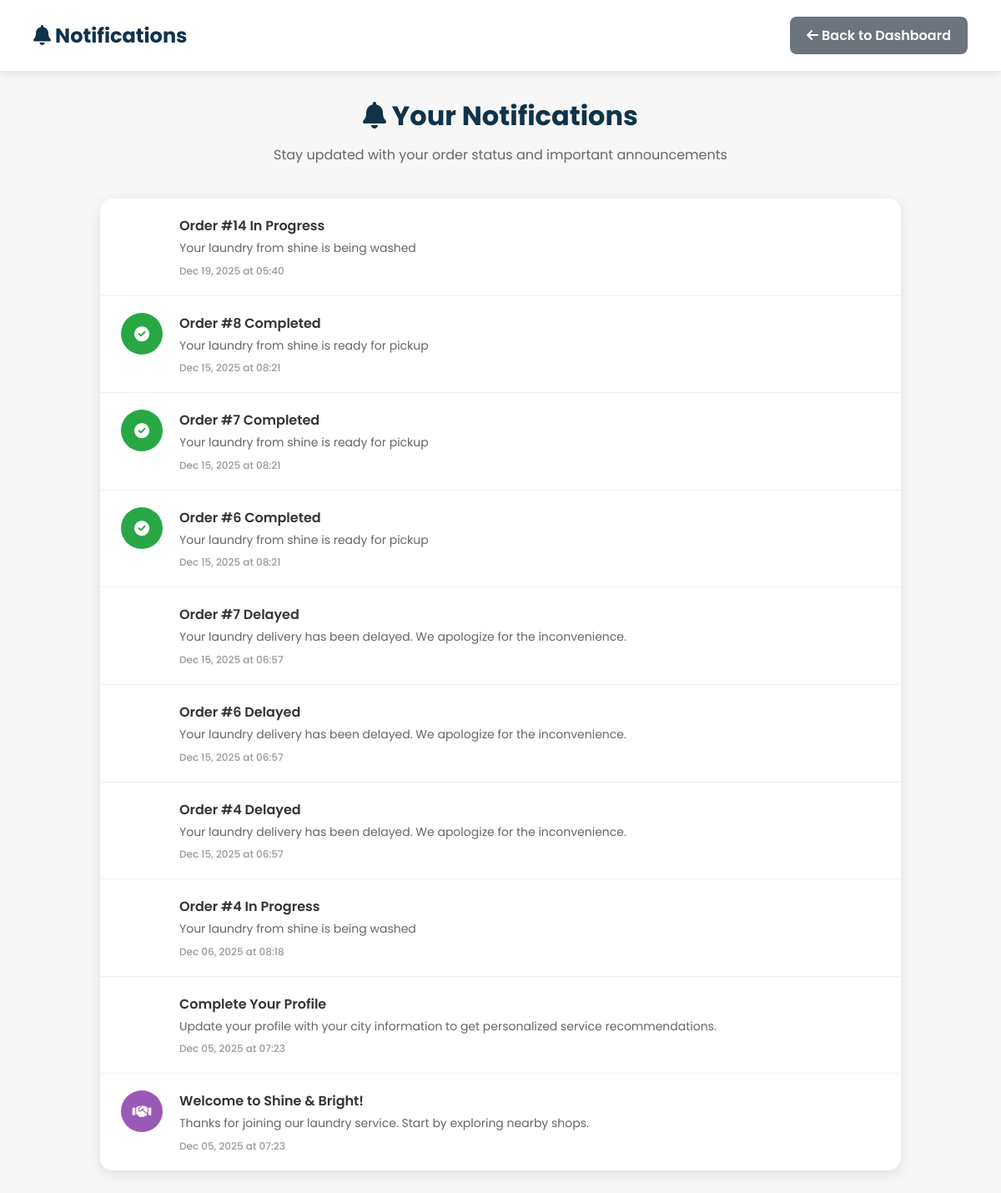
The app's page /notifications/ (signed in) with its own data.
### shop/models.py (models this page shows, shortened)
class Notification(models.Model):
    user = models.ForeignKey(User, on_delete=models.CASCADE)
    title = models.CharField(max_length=200)
    message = models.TextField()
    notification_type = models.CharField(max_length=50)
    icon = models.CharField(max_length=50, default='fas fa-bell')
    color = models.CharField(max_length=20, default='#3498db')
    is_read = models.BooleanField(default=False)
    created_at = models.DateTimeField(default=timezone.now)

### shop/views.py (the view)
# urls.py: path("notifications/", views.notifications_view, name="notifications"),
@login_required
def notifications_view(request):
    create_order_notifications(request.user)
    create_welcome_notifications(request.user)
    Notification.objects.filter(user=request.user, is_read=False).update(is_read=True)
    notifications = Notification.objects.filter(user=request.user).order_by('-created_at')
    notifications = [
        {
            'type': notification.notification_type,
            'title': notification.title,
            'message': notification.message,
            'time': notification.created_at,
            'icon': notification.icon,
            'color': notification.color,
            'is_read': notification.is_read
        }
        for notification in notifications
    ]
    return render(request, 'notifications.html', {
        'notifications': notifications
    })

### shop/views.py (called while the page is built, shortened)
def create_order_notifications(user):
    orders = Order.objects.filter(user=user)

def create_welcome_notifications(user):
    if not Notification.objects.filter(user=user, notification_type='welcome').exists():
        Notification.objects.create(
            user=user,
            title='Welcome to Shine & Bright!',
            message='Thanks for joining our laundry service. Start by exploring nearby shops.',
            notification_type='welcome',
            icon='fas fa-handshake',
            color='#9b59b6'
        )
    if not Notification.objects.filter(user=user, notification_type='profile_reminder').exists():
        Notification.objects.create(
            user=user,
            title='Complete Your Profile',
            message='Update your profile with your city information to get personalized service recommendations.',
            notification_type='profile_reminder',
            icon='fas fa-user-edit',
            color='#3498db'
        )

### shop/templates/notifications.html (shortened to what this page needs)
{% load static %}
<!DOCTYPE html>
<html lang="en">
<head>
    <link rel="stylesheet" href="https://cdnjs.cloudflare.com/ajax/libs/font-awesome/6.0.0-beta3/css/all.min.css">
</head>
<body>
    <div class="header">
        <h1><i class="fas fa-bell"></i> Notifications</h1>
        <div>
            <a href="{% url 'dashboard' %}" class="btn btn-secondary">
                <i class="fas fa-arrow-left"></i> Back to Dashboard
            </a>
        </div>
    </div>
    <div class="container">
        <div class="page-title">
            <h1><i class="fas fa-bell"></i> Your Notifications</h1>
            <p>Stay updated with your order status and important announcements</p>
        </div>
        <div class="notifications-container">
            {% if notifications %}
                {% for notification in notifications %}
                    <div class="notification-item notification-{{ notification.type }}">
                        <div class="notification-icon">
                            <i class="{{ notification.icon }}"></i>
                        </div>
                        <div class="notification-content">
                            <div class="notification-title">{{ notification.title }}</div>
                            <div class="notification-message">{{ notification.message }}</div>
                            <div class="notification-time">
                                {{ notification.time|date:"M d, Y" }} at {{ notification.time|date:"H:i" }}
                            </div>
                        </div>
                    </div>
                {% endfor %}
            {% endif %}
        </div>
    </div>
</body>
</html>

### shop/templates/notifications.html (style rules this page uses)
* { margin: 0; padding: 0; font-family: "Poppins", sans-serif; box-sizing: border-box; }
body { background: #f7f7f7; min-height: 100vh; }
:root { --primary-color: #0f334bff; --secondary-color: #6c757d; }
.header { background: white; padding: 20px 40px; box-shadow: 0 2px 10px rgba(0,0,0,0.1); display: flex; justify-content: space-between; align-items: center; }
.header h1 { color: var(--primary-color); font-size: 24px; }
.btn { padding: 10px 20px; border-radius: 8px; text-decoration: none; font-weight: 600; transition: all 0.3s; border: none; cursor: pointer; display: inline-block; }
.btn-secondary { background: var(--secondary-color); color: white; }
.container { max-width: 1000px; margin: 0 auto; padding: 30px 20px; }
.page-title { text-align: center; margin-bottom: 40px; color: var(--primary-color); }
.page-title h1 { font-size: 32px; margin-bottom: 10px; }
.page-title p { color: #666; font-size: 16px; }
.notifications-container { background: white; border-radius: 15px; box-shadow: 0 4px 15px rgba(0,0,0,0.1); overflow: hidden; }
.notification-item { display: flex; align-items: flex-start; padding: 20px 25px; border-bottom: 1px solid #f0f0f0; transition: background 0.2s; }
.notification-item:last-child { border-bottom: none; }
.notification-icon { width: 50px; height: 50px; border-radius: 50%; display: flex; align-items: center; justify-content: center; color: white; font-size: 18px; margin-right: 20px; flex-shrink: 0; }
.notification-content { flex: 1; }
.notification-title { font-size: 16px; font-weight: 600; color: #333; margin-bottom: 5px; }
.notification-message { color: #666; font-size: 14px; line-height: 1.4; margin-bottom: 8px; }
.notification-time { color: #999; font-size: 12px; font-weight: 500; }
.notification-completed .notification-icon { background: #28a745; }
.notification-welcome .notification-icon { background: #9b59b6; }

### records on screen
Notification: title "Order #14 In Progress", message "Your laundry from shine is being washed", time "Dec 19, 2025", time "05:40"
Notification: title "Order #8 Completed", message "Your laundry from shine is ready for pickup", time "Dec 15, 2025", time "08:21"
Notification: title "Order #7 Completed", message "Your laundry from shine is ready for pickup", time "Dec 15, 2025", time "08:21"
Notification: title "Order #6 Completed", message "Your laundry from shine is ready for pickup", time "Dec 15, 2025", time "08:21"
Notification: title "Order #7 Delayed", message "Your laundry delivery has been delayed. We apologize for the inconvenience.", time "Dec 15, 2025", time "06:57"
Notification: title "Order #6 Delayed", message "Your laundry delivery has been delayed. We apologize for the inconvenience.", time "Dec 15, 2025", time "06:57"
Notification: title "Order #4 Delayed", message "Your laundry delivery has been delayed. We apologize for the inconvenience.", time "Dec 15, 2025", time "06:57"
Notification: title "Order #4 In Progress", message "Your laundry from shine is being washed", time "Dec 06, 2025", time "08:18"
Notification: title "Complete Your Profile", message "Update your profile with your city information to get personalized service recommendations.", time "Dec 05, 2025", time "07:23"
Notification: title "Welcome to Shine & Bright!", message "Thanks for joining our laundry service. Start by exploring nearby shops.", time "Dec 05, 2025", time "07:23"
